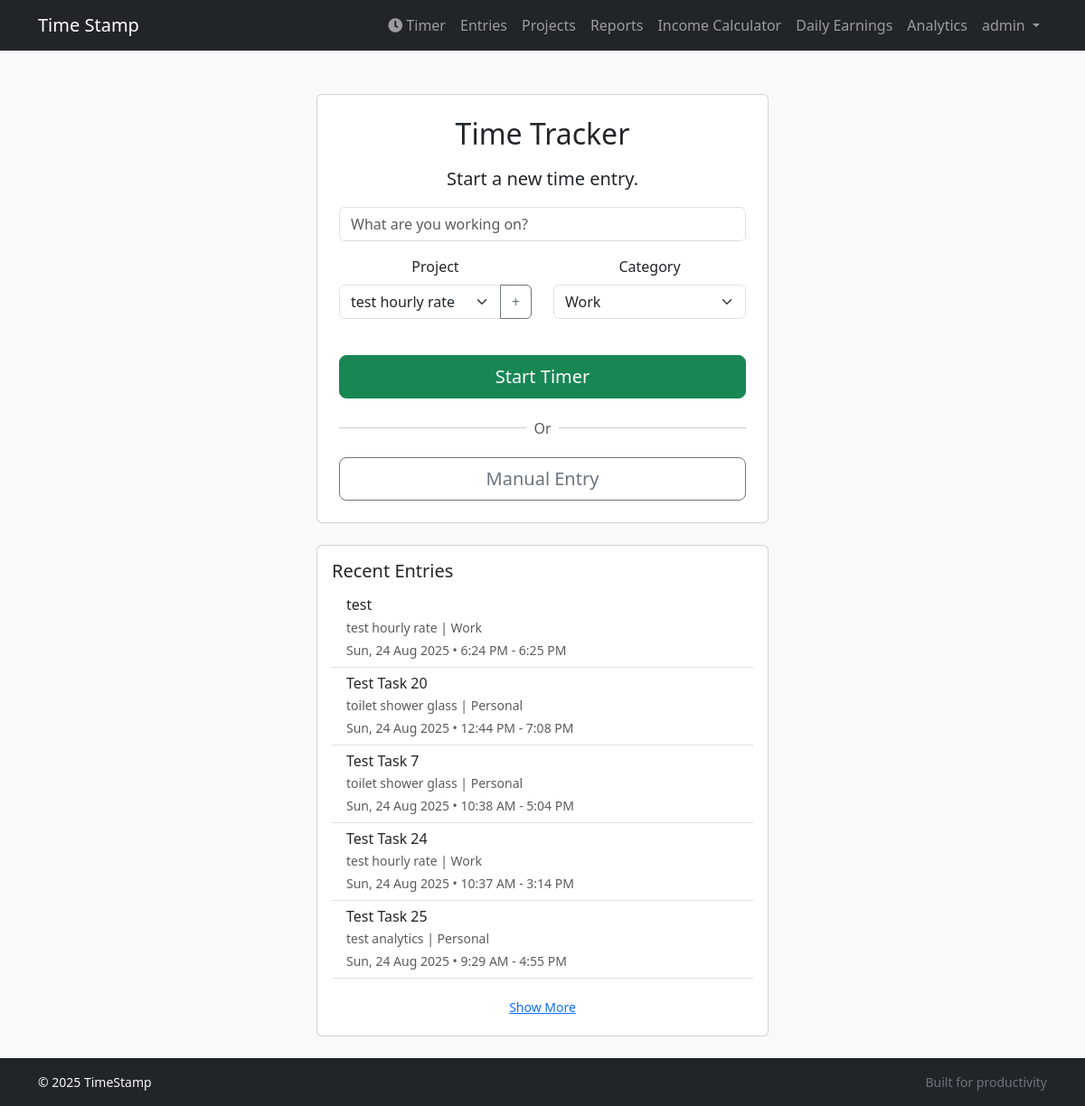
Page / (signed in) on the earlier database version.
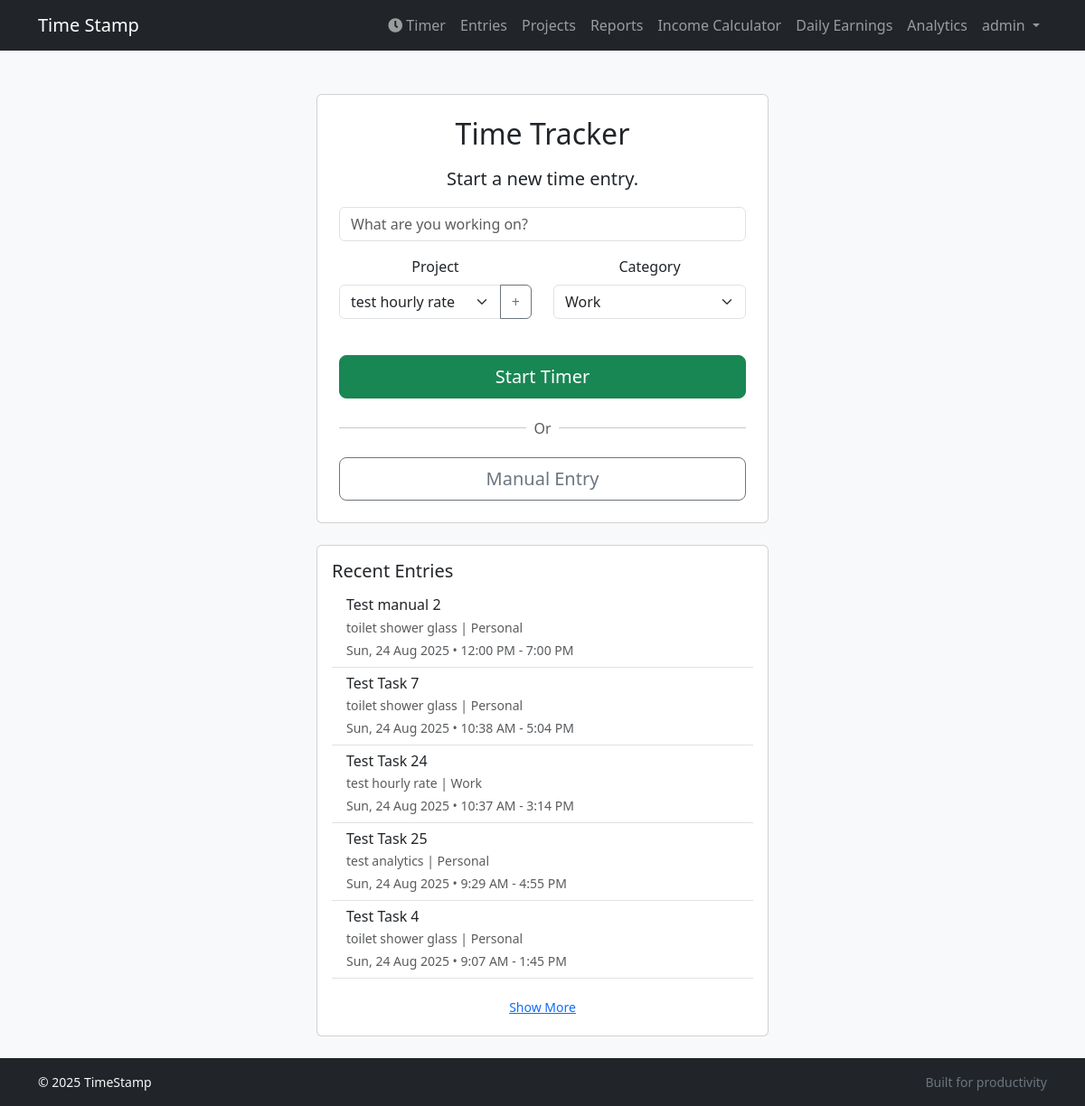
Same page on the later database version.
### tracker/models.py (models this page shows, shortened)
class TimeEntry(models.Model):
    user = models.ForeignKey(settings.AUTH_USER_MODEL, on_delete=models.CASCADE)
    project = models.ForeignKey(Project, on_delete=models.CASCADE, null=True, blank=True, related_name='time_entries')
    title = models.CharField(max_length=200)
    description = models.TextField(blank=True)
    notes = models.TextField(blank=True)
    start_time = models.DateTimeField()
    end_time = models.DateTimeField(null=True, blank=True)
    is_archived = models.BooleanField(default=False)
    category = models.CharField(max_length=10, choices=CATEGORY_CHOICES, default='work')
    is_paused = models.BooleanField(default=False)
    last_pause_time = models.DateTimeField(null=True, blank=True)
    paused_duration = models.DurationField(default=timedelta(0))
    is_manual = models.BooleanField(default=False)  # Add this field
    was_edited = models.BooleanField(default=False) # Add this line
    class Meta:
        ordering = ['-start_time']

class Project(models.Model):
    user = models.ForeignKey(User, on_delete=models.CASCADE, related_name='projects')
    name = models.CharField(max_length=100)
    description = models.TextField(blank=True)
    category = models.CharField(max_length=10, choices=CATEGORY_CHOICES, default='work')
    is_archived = models.BooleanField(default=False)
    hourly_rate = models.DecimalField(max_digits=8, decimal_places=2, default=0.00)

### tracker/views.py (the view)
# urls.py: path('', views.HomePageView.as_view(), name='home'),
class HomePageView(View):
    def get(self, request, *args, **kwargs):
        if request.user.is_authenticated:
            active_entry = TimeEntry.objects.filter(user=request.user, end_time__isnull=True).first()
            projects = Project.objects.filter(user=request.user)
            recent_entries = TimeEntry.objects.filter(
                user=request.user,
                end_time__isnull=False
            ).order_by('-start_time')[:10]
            latest_work_entry = TimeEntry.objects.filter(user=request.user, category='work', project__isnull=False).order_by('-start_time').first()
            latest_personal_entry = TimeEntry.objects.filter(user=request.user, category='personal', project__isnull=False).order_by('-start_time').first()
            context = {
                'active_entry': active_entry,
                'projects': projects,
                'recent_entries': recent_entries,
                'latest_work_project_id': latest_work_entry.project.id if latest_work_entry else None,
                'latest_personal_project_id': latest_personal_entry.project.id if latest_personal_entry else None,
                'new_project_id': request.GET.get('new_project_id'),
                'new_category': request.GET.get('new_category'),
            }
            return render(request, 'home.html', context)
        else:
            return render(request, 'tracker/landing.html')

### templates/home.html (shortened to what the changed rows need)
{% extends "base.html" %}
{% block content %}
{% if user.is_authenticated %}
    <div class="text-center">
        <div class="card mx-auto" style="max-width: 500px;">
            <div class="card-body p-4">
                <h2 class="card-title mb-3">Time Tracker</h2>
            </div>
        </div>
    </div>
    {% if recent_entries %}
    <div class="card mx-auto mt-4" style="max-width: 500px;">
        <div class="card-body">
            <ul class="list-group list-group-flush" id="recent-entries-list">
                {% for entry in recent_entries %}
                <li class="list-group-item recent-entry" {% if forloop.counter > 5 %}style="display: none;"{% endif %}>
                    <div class="d-flex w-100 justify-content-between">
                        <h6 class="mb-1">
                            <a href="#" class="text-decoration-none text-dark view-details-btn"
                               data-entry-id="{{ entry.pk }}"
                               data-bs-toggle="modal"
                               data-bs-target="#entryDetailsModal">
                                {{ entry.title }}
                            </a>
                        </h6>
                    </div>
                    <p class="mb-1 text-muted small">
                        {{ entry.project.name|default:"No Project" }} | {{ entry.get_category_display }}
                    </p>
                    <p class="mb-0 text-muted small">
                        {{ entry.start_time|date:"D, j M Y" }} &bull; {{ entry.start_time|date:"g:i A" }} - {{ entry.end_time|date:"g:i A" }}
                    </p>
                </li>
                {% endfor %}
            </ul>
        </div>
    </div>
    {% endif %}
{% endif %}
{% endblock %}

Differences in the rows shown:
no longer on this page (row edited): TimeEntry: title "test", project.name "test hourly rate", category "Work", start_time "Sun, 24 Aug 2025", start_time "6:24 PM", end_time "6:25 PM"
changed TimeEntry: title "Test Task 20" → "Test manual 2"; start_time "12:44 PM" → "12:00 PM"; end_time "7:08 PM" → "7:00 PM"
now on this page (row unchanged): TimeEntry: title "Test Task 4", project.name "toilet shower glass", category "Personal", start_time "Sun, 24 Aug 2025", start_time "9:07 AM", end_time "1:45 PM"
